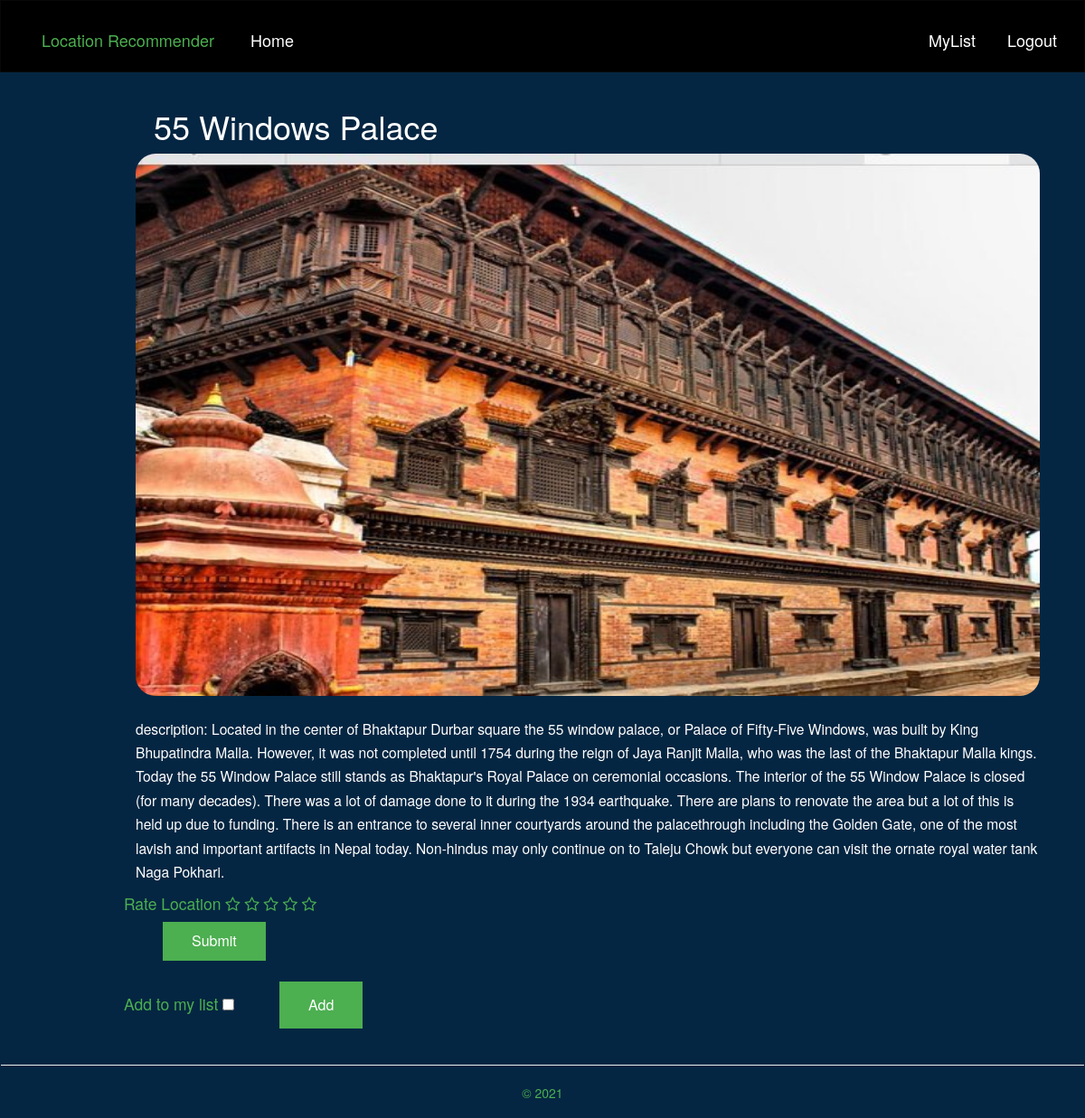
The page /location/19/ (signed in) on the database its author committed.
### recommend/models.py (models this page shows, shortened)
class Location(models.Model):
    title = models.CharField(max_length=200)
    category = models.CharField(max_length=100)
    location_logo = models.FileField()
    description = models.TextField(null=True,blank=True)
    lalitude = models.CharField(max_length=50,null=True,blank=True)
    longitude = models.CharField(max_length=50,null=True,blank=True)

### recommend/views.py (the view, shortened to what this page needs)
# urls.py: path('location/<int:location_id>/', views.detail, name='detail'),
def detail(request, location_id):
    if not request.user.is_authenticated:
        return redirect("login")
    if not request.user.is_active:
        raise Http404
    locations = get_object_or_404(Location, id=location_id)
    location = Location.objects.get(id=location_id)
    temp = list(MyList.objects.all().values().filter(location_id=location_id,user=request.user))
    if temp:
        update = temp[0]['visit']
    else:
        update = False
    out = list(Myrating.objects.filter(user=request.user.id).values())
    location_rating = 0
    rate_flag = False
    for each in out:
        if each['location_id'] == location_id:
            location_rating = each['rating']
            rate_flag = True
            break
    context = {'locations': locations,'location_rating':location_rating,'rate_flag':rate_flag,'update':update}
    return render(request, 'recommend/detail.html', context)

### recommend/templates/recommend/detail.html (shortened to what this page needs)
{% extends 'recommend/base.html'%}
{% block body %}
<div class="container-fluid col-sm-offset-1">
    <div class="row">
                    <h1 style="color:#fff;margin-left: 20px;">{{locations.title}}</h1>
                    <a href="#">
                        <img src="{{ locations.location_logo.url}}"  style="border-radius: 22px 22px 22px 22px;height: 600px;width: 1000px;">
                    </a>
            <h3><small>description: {{locations.description}}</small></h3>
                <form class="form-horizontal" role="search" method="post" action="{% url 'detail' locations.id %}" onsubmit="return validateForm()"  name="ratingForm">
                    <div class="form-group">
                        <div class="input-group">
                            <div class="row">
                                <div class="col-lg-14">
                                    <div class="star-rating">
                                        <span>Rate Location</span>
                                        <span class="fa fa-star-o" data-rating="1"></span>
                                        <span class="fa fa-star-o" data-rating="2"></span>
                                        <span class="fa fa-star-o" data-rating="3"></span>
                                        <span class="fa fa-star-o" data-rating="4"></span>
                                        <span class="fa fa-star-o" data-rating="5"></span>
                                    </div>
                                </div>
                            </div>
                            <input type="submit" class="button" value="Submit">
                        </div>
                    </div>
                </form>
                <form class="form-horizontal" role="search" method="post" action="{% url 'detail' locations.id %}">
                    <div class="form-group">
                        <div class="input-group">
                            <div class="row">
                                <div class="col-lg-14">
                                    <div class="star-rating">
                                        <span>Add to my list  </span>
                                        {% if update %}
                                        <input type="checkbox" name="watch" checked>
                                        <input type="submit" class="button" value="Remove" name="watch">
                                        {% else %}
                                        <input type="checkbox" name="watch">
                                        <input type="submit" class="button" value="Add">
                                        {% endif %}
                                    </div>
                                </div>
                            </div>
                        </div>
                    </div>
                </form>
    </div>
</div>
{% endblock %}

### recommend/static/recommend/css/base.css (style rules this page uses)
.container-fluid { margin-top: 18px; }
* { margin: 0; }
html, body { height: 100%; }

### recommend/templates/recommend/base.html (style rules this page uses)
.star-rating { line-height:32px; font-size:1.25em; margin-left:-33px; }
.button { background-color: #4CAF50; border: none; color: white; padding: 10px 32px; text-align: center; text-decoration: none; display: inline-block; font-size: 16px; margin: 4px 4px; cursor: pointer; margin-left:45px; }

### rows shown on the page
Location: title "55 Windows Palace", location_logo (picture), description "Located in the center of Bhaktapur Durbar square the 55 window palace, or Palace of Fifty-Five Windows, was built by King Bhupatindra Malla. However, it was not completed until 1754 during the reign of Jaya Ranjit Malla, who was the last of the Bhaktapur Malla kings. Today the 55 Window Palace still stands as Bhaktapur's Royal Palace on ceremonial occasions. The interior of the 55 Window Palace is closed (for many decades). There was a lot of damage done to it during the 1934 earthquake. There are plans to renovate the area but a lot of this is held up due to funding. There is an entrance to several inner courtyards around the palacethrough including the Golden Gate, one of the most lavish…"
